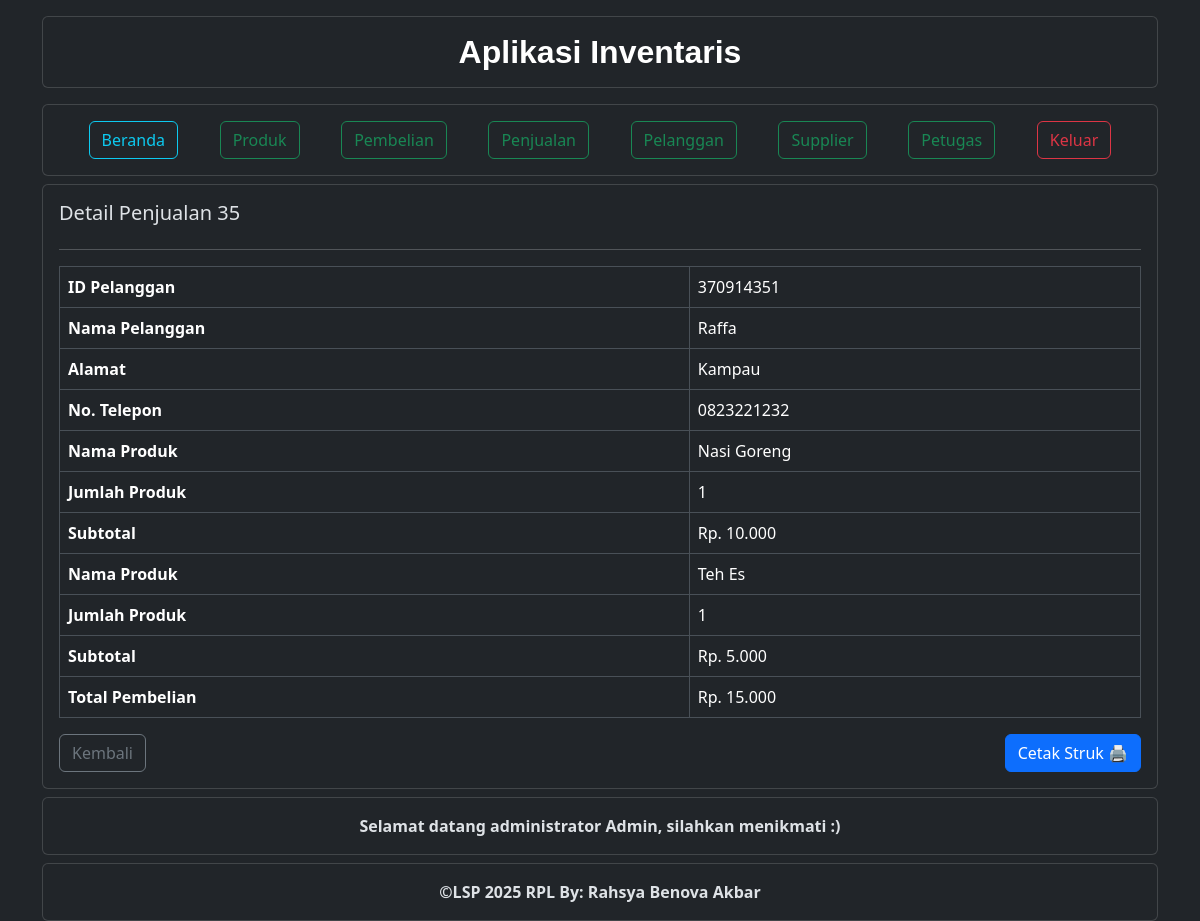
The page /penjualan/detail_penjualan.php?id=35 (signed in) on the database its author committed.
### tables this page shows
CREATE TABLE `penjualan` (
  `PenjualanID` int(11) NOT NULL,
  `TanggalPenjualan` date NOT NULL,
  `TotalHarga` decimal(15,2) NOT NULL,
  `PelangganID` int(11) NOT NULL
);

CREATE TABLE `pelanggan` (
  `PelangganID` int(11) NOT NULL,
  `NamaPelanggan` varchar(255) NOT NULL,
  `Alamat` text NOT NULL,
  `NomorTelepon` varchar(20) NOT NULL
);

CREATE TABLE `detilpenjualan` (
  `DetailID` int(11) NOT NULL,
  `PenjualanID` int(11) NOT NULL,
  `ProdukID` int(11) NOT NULL,
  `JumlahProduk` int(11) NOT NULL,
  `Subtotal` decimal(15,2) NOT NULL
);

CREATE TABLE `produk` (
  `ProdukID` int(11) NOT NULL,
  `NamaProduk` varchar(255) NOT NULL,
  `Harga` decimal(15,2) NOT NULL,
  `Stok` int(11) NOT NULL
);

CREATE TABLE `petugas` (
  `PetugasID` int(11) NOT NULL,
  `Username` varchar(255) NOT NULL,
  `Password` varchar(255) NOT NULL,
  `Level` int(11) NOT NULL
);

### penjualan/detail_penjualan.php (the view)
<?php
include("../nav/header.php");
include("../nav/navbar.php");
$PenjualanID = $_GET['id'];
$query_penjualan = "SELECT * FROM penjualan WHERE PenjualanID = '$PenjualanID'";
$result_penjualan = mysqli_query($koneksi, $query_penjualan);
if ($result_penjualan) {
    $data_penjualan = mysqli_fetch_assoc($result_penjualan);
    $penjualanID = $data_penjualan["PenjualanID"];
    $PelanganID = $data_penjualan['PelangganID'];
    $query_pelanggan = "SELECT * FROM pelanggan WHERE PelangganID = '$PelanganID'";
    $result_pelanggan = mysqli_query($koneksi, $query_pelanggan);
    if ($result_pelanggan) {
        $nama_pelanggan = mysqli_fetch_assoc($result_pelanggan);
    } else {
        echo "<script>alert('Data pelanggan tidak ditemukan!')</script>";
    }
    $query_detil = "SELECT * FROM detilpenjualan WHERE PenjualanID = '$penjualanID'";
    $result_detil = mysqli_query($koneksi, $query_detil);
    if ($result_detil) {
        $rows_detil = mysqli_fetch_all($result_detil, MYSQLI_ASSOC);
    } else {
        echo "<script>alert('Data detil penjualan tidak ditemukan!')</script>";
    }
} else {
    echo "<script>alert('Data penjualan tidak ditemukan!')</script>";
}
?>
<div class="container">
    <div class="card mt-2">
        <div class="card-body">
            <div class="d-flex justify-content-between">
                <h5>Detail Penjualan <?php echo $data_penjualan['PenjualanID'] ?></h5>
            </div>
            <hr>
            <table class="table table-bordered table-responsive align-middle">
                <tbody>
                    <tr>
                        <td><strong>ID Pelanggan</strong></td>
                        <td><?php echo $data_penjualan['PelangganID'] ?></td>
                    </tr>
                    <tr>
                        <td><strong>Nama Pelanggan</strong></td>
                        <td><?php echo $nama_pelanggan['NamaPelanggan']; ?></td>
                    </tr>
                    <tr>
                        <td><strong>Alamat</strong></td>
                        <td><?php echo $nama_pelanggan['Alamat'] ?></td>
                    </tr>
                    <tr>
                        <td><strong>No. Telepon</strong></td>
                        <td><?php echo $nama_pelanggan['NomorTelepon'] ?></td>
                    </tr>
                    <?php foreach ($rows_detil as $detil) : ?>
                        <tr>
                            <td><strong>Nama Produk</strong></td>
                            <td>
                                <?php
                                $IDnama_produk = $detil['ProdukID'];
                                $query_nama = "SELECT * FROM produk WHERE ProdukID = '$IDnama_produk'";
                                $result_nama = mysqli_query($koneksi, $query_nama);
                                if ($result_nama) {
                                    $nama = mysqli_fetch_assoc($result_nama);
                                } else {
                                    echo "<script>alert('Data nama produk tidak ditemukan!')</script>";
                                }
                                echo $nama['NamaProduk'];
                                ?>
                            </td>
                        </tr>
                        <tr>
                            <td><strong>Jumlah Produk</strong></td>
                            <td><?php echo $detil['JumlahProduk']; ?></td>
                        </tr>
                        <tr>
                            <td><strong>Subtotal</strong></td>
                            <td>Rp. <?php echo number_format($detil['Subtotal'], 0, ',', '.'); ?></td>
                        </tr>
                    <?php endforeach; ?>
                    <tr>
                        <td><strong>Total Pembelian</strong></td>
                        <td>Rp. <?php echo number_format($data_penjualan['TotalHarga'], 0, ',', '.'); ?></td>
                    </tr>
                </tbody>
            </table>
            <div class="d-flex justify-content-between">
                <a href="data_penjualan.php" class="btn btn-outline-secondary">Kembali</a>
                <a href="cetak_struk.php?id=<?php echo $data_penjualan['PenjualanID']; ?>" class="btn btn-primary" target="_blank">
                    Cetak Struk 🖨️
                </a>
            </div>
        </div>
    </div>
</div>
<?php
include("../nav/footer.php");
?>

### nav/footer.php
<section>
    <div class="container">
        <div class="card mt-2">
            <div class="card-body">
                <?php
                if ($datapetugas['Level'] == 1) {
                    echo '<p class="text-center fw-bold mb-0">Selamat datang administrator ' . $datapetugas['Username'] . ',' . ' silahkan menikmati :)</p>';
                } else {
                    echo '<p class="text-center fw-bold mb-0">Selamat datang petugas, silahkan menikmati :)</p>';
                }
                ?>
            </div>
        </div>
        <div class="card mt-2">
            <div class="card-body">
                <p class="text-center fw-bold mb-0">&copy;LSP 2025 RPL By: Rahsya Benova Akbar </p>
            </div>
        </div>
    </div>
</section>
</div>
</body>
</html>

### nav/header.php (style rules this page uses)
:root { --c1: #0e185f; --c2: #0095a8; --c3: #e8ffc2; }

### rows shown on the page
penjualan: PenjualanID "35", PelangganID "370914351", TotalHarga "15.000"
pelanggan: NamaPelanggan "Raffa", Alamat "Kampau", NomorTelepon "0823221232"
detilpenjualan: ProdukID.NamaProduk "Nasi Goreng", JumlahProduk "1", Subtotal "10.000"
detilpenjualan: ProdukID.NamaProduk "Teh Es", JumlahProduk "1", Subtotal "5.000"
petugas: Username "Admin"
